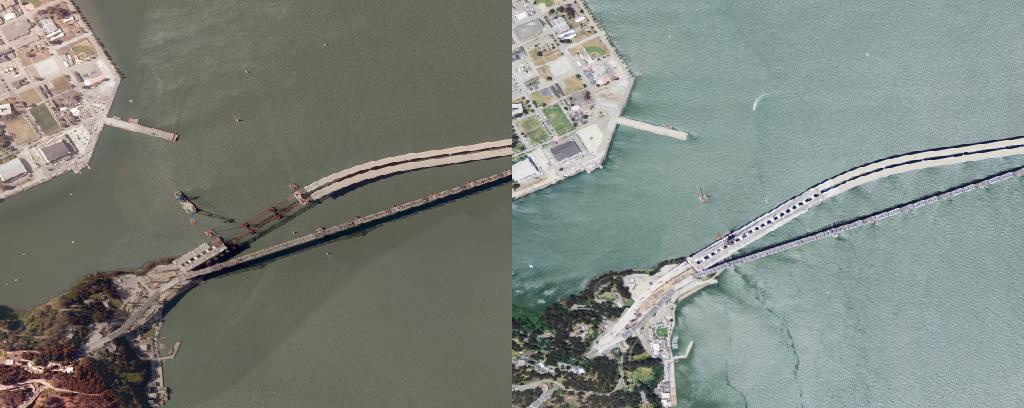
#> input picture changetiles/BayBridge-2010-2012-inputstiled.jpg, 1024 x 408 px
$ python test_bfmatch_ekbhacks.py changetiles/BayBridge-2010-2012-inputstiled.jpg changetiles/CCclearcutsdim1000-2010-2012-inputstiled.jpg   (Python 2 division)
#> lines starting #> are read from the running program, lines starting #| are printed output that depends on the picture
""" test_bfmatch.py
Compare BFMatch.match() with built-in crosscheck and .kNNmatch() with manual crosscheck.
:params:
: image_file1: First image
: image_file2: Second image
"""

import argparse
import numpy as np
import cv2
import os
import pdb

# global parameters
FEATURES = ("SIFT", "KAZE")[0]              # choose feature type
KAZE_PARAMETER = 0.0003                     # empirical
MATCH_PROXIMITY_IN_PIXELS = 4               # empirical
K_NEAREST = 1                               # empirical


def _are_close(kpa,kpb,distance):
	# Returns true if keypoints are separated by less than distance

    a_coords = np.array([kpa.pt[0], kpa.pt[1]])
    b_coords = np.array([kpb.pt[0], kpb.pt[1]])
    dist = np.linalg.norm(a_coords - b_coords)
    if dist > 0 and dist < distance:
        return True
    else:
        return False

def do_keypoint_detection(im1,im2,feature_detector):
    # Returns keypoints and descriptors for selected feature type

    kps1,desc1 = feature_detector.detectAndCompute(im1,None)
    kps2,desc2 = feature_detector.detectAndCompute(im2,None)

    return kps1,kps2,desc1,desc2

def do_non_knn_match(kps1,kps2,desc1,desc2,CV2crosscheck,ourXcheck):
    # Do matching with BFMatch.match(); with or without crosscheck, with or without proximity test

    if CV2crosscheck:
        match_candidates = BFMATCH_CC.match(desc1,desc2)
        print 'CV2Xcheck len match-cands forward: {}'.format(len(match_candidates))
        match_cand_back = BFMATCH_CC.match(desc2,desc1)
        print 'CV2Xcheck len match-cands backward: {}'.format(len(match_cand_back))
    else:
        match_candidates = BFMATCH.match(desc1,desc2)
        print 'match cand forward: {}'.format(len(match_candidates))

    #matches_forward = [m for m in match_candidates
    #                   if _are_close(kps1[m.queryIdx],
    #                        kps2[m.trainIdx],MATCH_PROXIMITY_IN_PIXELS)]
    matches_forward = list(match_candidates)

    if ourXcheck:
        match_candidates_backward = BFMATCH.match(desc2,desc1)
        print 'match cand backw: {}'.format(len(match_candidates_backward))
        #matches_backward = [m for m in match_candidates_backward
        #                     if _are_close(kps2[m.queryIdx],
        #                    kps1[m.trainIdx],MATCH_PROXIMITY_IN_PIXELS)]
        matches_backward = list(match_candidates_backward)
        matches = []

        print 'mf: {}, mb: {}'.format(len(matches_forward),
                                      len(matches_backward))
        ct = 0
        noct = 0
        failct = 0
        for mf in matches_forward:
            candidates = [mb for mb in matches_backward
                          if mf.trainIdx==mb.queryIdx]
            if len(candidates) == 0:
                noct +=1
            if len(candidates) > 1:
                print candidates
            for c in candidates:
                if c.trainIdx==mf.queryIdx:
                    matches.append(mf)
                    ct +=1
                    #break
                else:
                    failct += 1
        print 'count: {}'.format(ct)
        print 'noct: {}'.format(noct)
        print 'failct: {}'.format(failct)
        print 'matches: {}'.format(len(matches))
        # [9 lines of commented-out code are left out]

    else:
        matches = list(matches_forward)

    matches = [m for m in matches
                             if _are_close(kps1[m.queryIdx],
                            kps2[m.trainIdx],MATCH_PROXIMITY_IN_PIXELS)]


    return matches

def do_knn_match(kps1,kps2,desc1,desc2,crosscheck,proximity=True):
    # Do matching with BFMatch.kNNmatch(); with or without crosscheck, with or without proximity test

    match_candidates_forward = BFMATCH.knnMatch(desc1,desc2,k=K_NEAREST)
    matches_forward = []

    if not crosscheck:

        if not proximity:
            for knnlist in match_candidates_forward:
                matches_forward.append(knnlist[0])
            return matches_forward
        else:   # do proximity
            for knnlist in match_candidates_forward:
                m = knnlist[0]
                if _are_close(kps1[m.queryIdx],kps2[m.trainIdx],MATCH_PROXIMITY_IN_PIXELS):
                    matches_forward.append(m)
            return matches_forward

    else:    # do cross-check

        match_candidates_backward = BFMATCH.knnMatch(desc2,desc1,k=K_NEAREST)
        matches_backward = []

        if not proximity:
            for knnlist in match_candidates_forward:
                matches_forward.append(knnlist[0])
            for knnlist in match_candidates_backward:
                matches_backward.append(knnlist[0])
            matches = []
            for mf in matches_forward:
                for mb in matches_backward:
                    if mf.trainIdx == mb.queryIdx and mf.queryIdx == mb.trainIdx:
                    #if mf.trainIdx == mb.queryIdx:    # incorrect test - need to check both ways
                        matches.append(mf)
                        matches_backward.remove(mb)    # unique matching only
                        break
            return matches

        else:   # do proximity
            for knnlist in match_candidates_forward:
                m = knnlist[0]
                if _are_close(kps1[m.queryIdx],kps2[m.trainIdx],MATCH_PROXIMITY_IN_PIXELS):
                    matches_forward.append(m)
            for knnlist in match_candidates_backward:
                m = knnlist[0]
                if _are_close(kps2[m.queryIdx],kps1[m.trainIdx],MATCH_PROXIMITY_IN_PIXELS):
                    matches_backward.append(m)

            matches = []

            for mf in matches_forward:
                for mb in matches_backward:
                    if mf.trainIdx == mb.queryIdx and mf.queryIdx == mb.trainIdx:
                    #if mf.trainIdx == mb.queryIdx:    # incorrect test - need to check both ways
                        matches.append(mf)
                        matches_backward.remove(mb)    # unique matching only
                        break

            return matches

# read args
parser = argparse.ArgumentParser()
parser.add_argument('image_file1', type=str)
parser.add_argument('image_file2', type=str)
args = parser.parse_args()

# instantiate global OpenCV objects
if FEATURES == "SIFT":
    SIFT = cv2.xfeatures2d.SIFT_create()
    feature_detector = SIFT
elif FEATURES == "KAZE":
    KAZE = cv2.KAZE_create(threshold = KAZE_PARAMETER)
    feature_detector = KAZE

BFMATCH = cv2.BFMatcher()
BFMATCH_CC = cv2.BFMatcher(crossCheck=True)

# load image files
im1 = cv2.imread(args.image_file1,0)
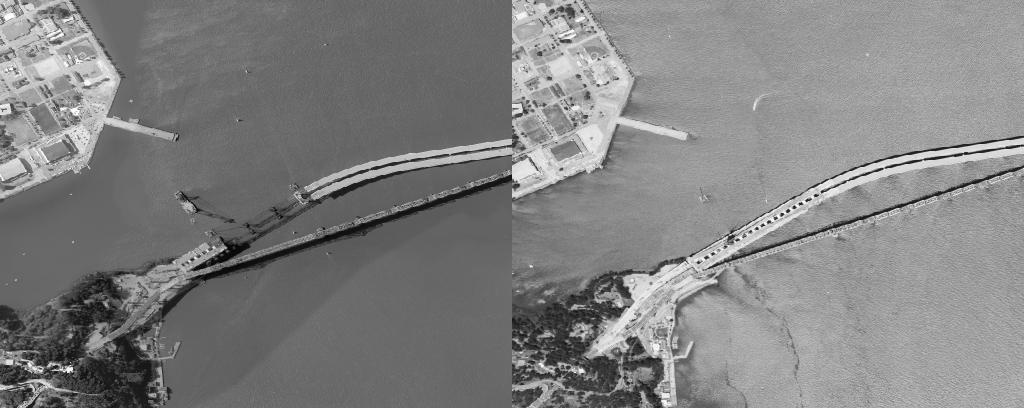
#> im1: shape (408, 1024); min 0, max 255, mean 129.3
im2 = cv2.imread(args.image_file2,0)
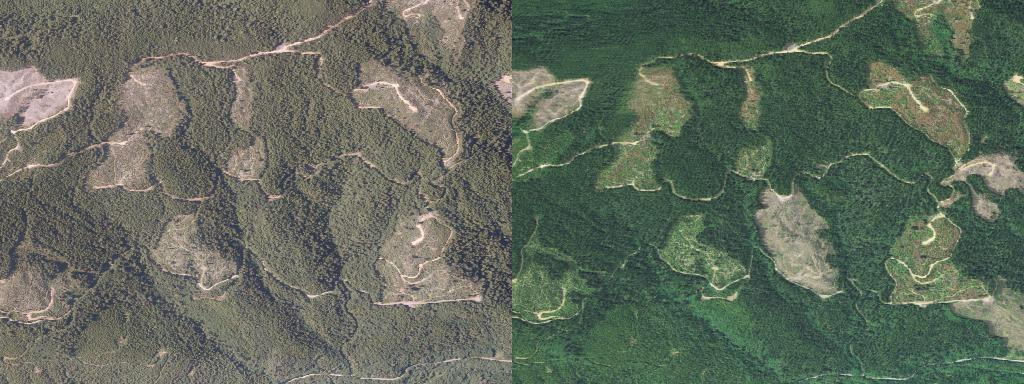
#> input picture changetiles/CCclearcutsdim1000-2010-2012-inputstiled.jpg, 1024 x 384 px
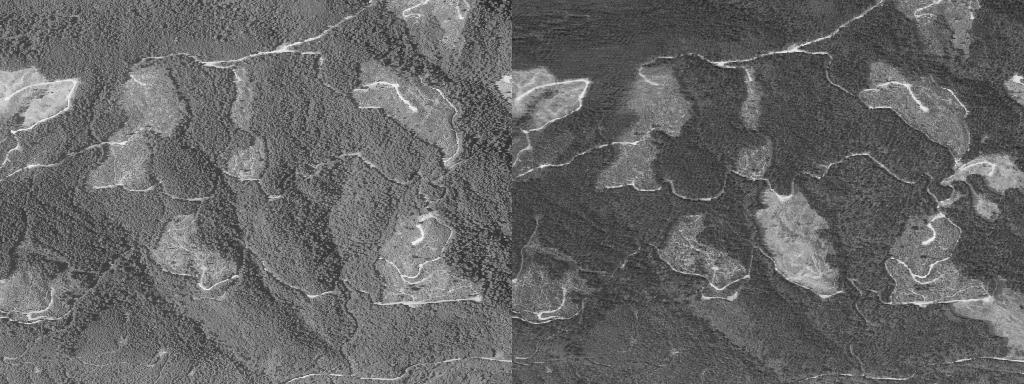
#> im2: shape (384, 1024); min 25, max 255, mean 102.1

# detect keypoints and descriptors
kps1,kps2,desc1,desc2 = do_keypoint_detection(im1,im2,feature_detector)
#> in do_keypoint_detection, `kps1,desc1 = feature_detector.detectAndCompute(im1,None)`: kps1 = 2001 keypoints; strongest (x, y, size): (794, 207, 2.2), (788, 211, 2.4), (757, 228, 2), (782, 214, 2.2)
#> in do_keypoint_detection, `kps2,desc2 = feature_detector.detectAndCompute(im2,None)`: kps2 = 3254 keypoints; strongest (x, y, size): (721, 64, 4.1), (13, 132, 2.8), (784, 52, 2.3), (542, 166, 2.6)

# test a: no cross-checks:
matches_match = do_non_knn_match(kps1,kps2,desc1,desc2,False,False)
#> in do_non_knn_match, `match_candidates = BFMATCH.match(desc1,desc2)`: match_candidates = 2001 matches
#| match cand forward: 2001
#> in do_non_knn_match, `matches = [m for m in matches if _are_close(kps1[m.queryIdx], kps2[m.t..`: matches = 1 matches
#> matches_match = 1 matches
matches_knn = do_knn_match(kps1,kps2,desc1,desc2,False)
#> in do_knn_match, `match_candidates_forward = BFMATCH.knnMatch(desc1,desc2,k=K_NEAREST)`: match_candidates_forward = 2001 matches
#> the loop in do_knn_match, `for knnlist in match_candidates_forward:` made 2001 passes
#> after the loop in do_knn_match, `for knnlist in match_candidates_forward:`: matches_forward = 1 matches
#> matches_knn = 1 matches
print("No Xcheck: .match(): {0}, .kNNmatch(): {1}".format(len(matches_match),len(matches_knn)))
#| No Xcheck: .match(): 1, .kNNmatch(): 1

# test b: yes CV2 cross-check:
matches_match = do_non_knn_match(kps1,kps2,desc1,desc2,True,False)
#> in do_non_knn_match (call 2), `match_candidates = BFMATCH_CC.match(desc1,desc2)`: match_candidates = 704 matches
#| CV2Xcheck len match-cands forward: 704
#| CV2Xcheck len match-cands backward: 704
#> matches_match = []
matches_knn = do_knn_match(kps1,kps2,desc1,desc2,True)
#> in do_knn_match (call 2), `match_candidates_backward = BFMATCH.knnMatch(desc2,desc1,k=K_NEAREST)`: match_candidates_backward = 3254 matches
#> the loop in do_knn_match (call 2), `for knnlist in match_candidates_forward:` made 2001 passes
#> the loop in do_knn_match (call 2), `for knnlist in match_candidates_backward:` made 3254 passes
#> the loop in do_knn_match (call 2), `for mf in matches_forward:` made 1 pass
#> matches_knn = []
print("CV2 Xcheck: .match(): {0}, .kNNmatch(): {1}".format(len(matches_match),len(matches_knn)))
#| CV2 Xcheck: .match(): 0, .kNNmatch(): 0

# test c: our cross-check:
matches_match = do_non_knn_match(kps1,kps2,desc1,desc2,False,True)
#> in do_non_knn_match (call 3), `match_candidates = BFMATCH.match(desc1,desc2)`: match_candidates = 2001 matches
#| match cand forward: 2001
#> in do_non_knn_match (call 3), `match_candidates_backward = BFMATCH.match(desc2,desc1)`: match_candidates_backward = 3254 matches
#| match cand backw: 3254
#| mf: 2001, mb: 3254
#> after the loop in do_non_knn_match (call 3), `for mf in matches_forward:`: ct = 704; failct = 1297; matches = 704 matches; noct = 0
#| count: 704
#| noct: 0
#| failct: 1297
#| matches: 704
matches_knn = do_knn_match(kps1,kps2,desc1,desc2,True)
print("Our Xcheck: .match(): {0}, .kNNmatch(): {1}".format(len(matches_match),len(matches_knn)))
#| Our Xcheck: .match(): 0, .kNNmatch(): 0


print("Finished")
